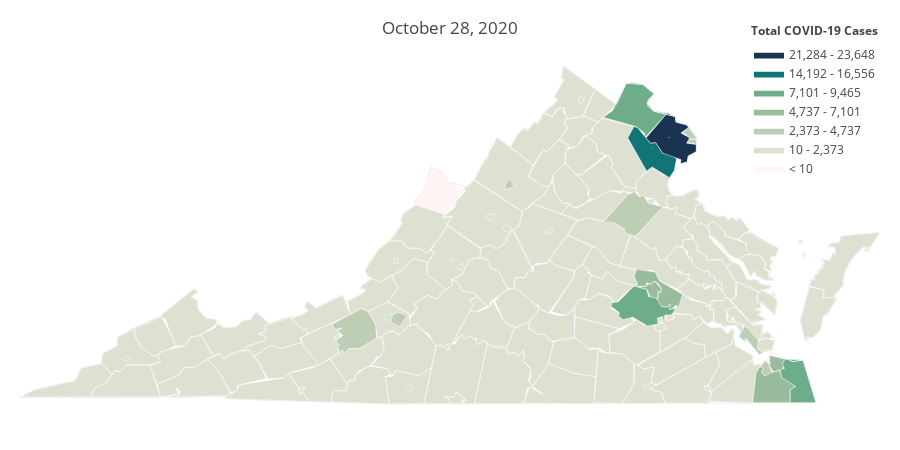

The code cell stored with this chart in its notebook:
### Code cell
values = oct_28['total_cases']
fips = oct_28['fips']

endpts = list(np.mgrid[min(values):max(values):11j])
colorscale = ["#030512","#1d1d3b","#323268","#3d4b94","#3e6ab0", "#4989bc","#60a7c7","#85c5d3","#b7e0e4","#eafcfd"]
fig = ff.create_choropleth(
    fips=fips,
    values=values,
    scope=['Virginia'],
    colorscale=px.colors.sequential.tempo,
    binning_endpoints=endpts,
    show_state_data=True,
    title_text='October 28, 2020',
    title_y=0.95,
    round_legend_values=True,
    legend_title='Total COVID-19 Cases',
    county_outline={'color': 'rgb(255,255,255)', 'width': 0.5},
)
fig.layout.template = None
fig.show()

### Figure 1 — Plotly figure (JSON) as saved in the notebook; plotly's stock layout.template omitted (floating-point values rounded to 4 significant figures; data arrays with more than 128 entries replaced by an {"elided": "..."} marker saying what was removed)
{"data": [{"fill": "toself", "fillcolor": "rgb(254, 245, 244)", "hoverinfo": "none", "line": {"color": "rgb(255,255,255)", "width": 0.5}, "mode": "lines", "name": "< 10", "type": "scatter", "x": [-79.81, -79.73, -79.65, -79.54, -79.48, -79.31, -79.4, -79.41, -79.51, -79.71, -79.8, -79.81, null], "y": [38.31, 38.36, 38.59, 38.55, 38.46, 38.39, 38.29, 38.24, 38.18, 38.22, 38.27, 38.31, null]}, {"fill": "toself", "fillcolor": "rgb(222, 224, 210)", "hoverinfo": "none", "line": {"color": "rgb(255,255,255)", "width": 0.5}, "mode": "lines", "name": "10 - 2,373", "type": "scatter", "x": {"elided": "1563 float values"}, "y": {"elided": "1563 float values"}}, {"fill": "toself", "fillcolor": "rgb(189, 206, 181)", "hoverinfo": "none", "line": {"color": "rgb(255,255,255)", "width": 0.5}, "mode": "lines", "name": "2,373 - 4,737", "type": "scatter", "x": [-77.17, -77.12, -77.03, -77.09, -77.17, null, -80.52, -80.52, -80.52, -80.52, -80.52, null, -80.61, -80.33, -80.26, -80.19, -80.18, -80.35, -80.45, -80.49, -80.52, -80.54, -80.57, -80.54, -80.58, -80.51, -80.57, -80.52, -80.59, -80.61, null, -77.95, -77.71, -77.65, -77.6, -77.57, -77.51, -77.37, -77.64, -77.75, -77.75, -77.84, -77.95, null, -77.14, -77.12, -77.04, -77.04, -77.14, null, -78.92, -78.92, -78.87, -78.83, -78.92, null, -76.63, -76.57, -76.44, -76.44, -76.39, -76.43, -76.56, -76.56, -76.63, null, -76.42, -76.36, -76.29, -76.38, -76.4, -76.39, -76.42, null, -80.04, -80.02, -79.97, -79.88, -79.95, -80.04, null], "y": [38.89, 38.93, 38.84, 38.83, 38.89, null, 37.13, 37.13, 37.13, 37.13, 37.13, null, 37.23, 37.37, 37.34, 37.23, 37.11, 37.02, 37.02, 36.98, 37.01, 36.98, 37.05, 37.05, 37.09, 37.14, 37.17, 37.2, 37.18, 37.23, null, 38.12, 38.36, 38.38, 38.33, 38.35, 38.28, 38.25, 37.99, 38.02, 38.05, 38.11, 38.12, null, 38.81, 38.84, 38.83, 38.79, 38.81, null, 38.4, 38.44, 38.49, 38.42, 38.4, null, 37.13, 37.22, 37.09, 37.02, 36.99, 36.97, 37.11, 37.08, 37.13, null, 36.87, 36.92, 36.8, 36.79, 36.81, 36.85, 36.87, null, 37.25, 37.31, 37.34, 37.3, 37.21, 37.25, null]}, {"fill": "toself", "fillcolor": "rgb(153, 189, 156)", "hoverinfo": "none", "line": {"color": "rgb(255,255,255)", "width": 0.5}, "mode": "lines", "name": "4,737 - 7,101", "type": "scatter", "x": [-77.65, -77.63, -77.45, -77.4, -77.18, -77.22, -77.25, -77.29, -77.31, -77.3, -77.33, -77.38, -77.43, -77.42, -77.39, -77.39, -77.41, -77.45, -77.48, -77.53, -77.53, -77.65, -77.62, -77.65, null, -76.48, -76.46, -76.42, -76.39, -76.4, -76.38, -76.23, -76.2, -76.14, -76.07, -76.12, -76.12, -76.49, -76.48, null, -76.33, -76.33, -76.18, -76.2, -76.29, -76.33, null, -77.6, -77.45, -77.39, -77.39, -77.42, -77.42, -77.49, -77.53, -77.6, null], "y": [37.64, 37.71, 37.68, 37.61, 37.49, 37.39, 37.39, 37.35, 37.37, 37.41, 37.38, 37.38, 37.43, 37.52, 37.51, 37.53, 37.58, 37.6, 37.57, 37.59, 37.56, 37.56, 37.58, 37.64, null, 36.63, 36.81, 36.87, 36.85, 36.81, 36.79, 36.84, 36.77, 36.76, 36.69, 36.67, 36.55, 36.55, 36.63, null, 36.88, 36.96, 36.93, 36.83, 36.82, 36.88, null, 37.54, 37.6, 37.53, 37.51, 37.52, 37.45, 37.46, 37.53, 37.54, null]}, {"fill": "toself", "fillcolor": "rgb(110, 173, 138)", "hoverinfo": "none", "line": {"color": "rgb(255,255,255)", "width": 0.5}, "mode": "lines", "name": "7,101 - 9,465", "type": "scatter", "x": [-77.88, -77.88, -77.81, -77.65, -77.53, -77.51, -77.44, -77.38, -77.33, -77.3, -77.31, -77.24, -77.28, -77.35, -77.36, -77.38, -77.37, -77.43, -77.42, -77.52, -77.67, -77.76, -77.81, -77.8, -77.88, null, -77.96, -77.86, -77.73, -77.68, -77.57, -77.46, -77.53, -77.46, -77.33, -77.55, -77.55, -77.64, -77.96, null, -76.23, -76.18, -76.2, -76.18, -76.0, -75.87, -76.12, -76.12, -76.07, -76.2, -76.23, null], "y": [37.38, 37.42, 37.43, 37.56, 37.53, 37.47, 37.46, 37.38, 37.38, 37.41, 37.36, 37.37, 37.31, 37.31, 37.28, 37.24, 37.3, 37.28, 37.23, 37.22, 37.29, 37.27, 37.3, 37.33, 37.38, null, 39.02, 39.08, 39.31, 39.32, 39.31, 39.23, 39.15, 39.08, 39.06, 38.85, 38.89, 38.94, 39.02, null, 36.84, 36.85, 36.89, 36.93, 36.92, 36.55, 36.55, 36.67, 36.69, 36.77, 36.84, null]}, {"fill": "toself", "fillcolor": "rgb(65, 157, 129)", "hoverinfo": "none", "line": {"color": "rgb(255,255,255)", "width": 0.5}, "mode": "lines", "name": "9,465 - 11,829", "type": "scatter", "x": [], "y": []}, {"fill": "toself", "fillcolor": "rgb(25, 137, 125)", "hoverinfo": "none", "line": {"color": "rgb(255,255,255)", "width": 0.5}, "mode": "lines", "name": "11,829 - 14,192", "type": "scatter", "x": [], "y": []}, {"fill": "toself", "fillcolor": "rgb(18, 116, 117)", "hoverinfo": "none", "line": {"color": "rgb(255,255,255)", "width": 0.5}, "mode": "lines", "name": "14,192 - 16,556", "type": "scatter", "x": [-77.48, -77.48, -77.48, -77.48, -77.48, null, -77.72, -77.66, -77.62, -77.49, -77.44, -77.37, -77.3, -77.23, -77.26, -77.31, -77.48, -77.53, -77.72, null], "y": [38.76, 38.75, 38.75, 38.75, 38.76, null, 38.84, 38.94, 38.93, 38.8, 38.8, 38.71, 38.71, 38.66, 38.56, 38.5, 38.59, 38.56, 38.84, null]}, {"fill": "toself", "fillcolor": "rgb(25, 94, 106)", "hoverinfo": "none", "line": {"color": "rgb(255,255,255)", "width": 0.5}, "mode": "lines", "name": "16,556 - 18,920", "type": "scatter", "x": [], "y": []}, {"fill": "toself", "fillcolor": "rgb(28, 72, 93)", "hoverinfo": "none", "line": {"color": "rgb(255,255,255)", "width": 0.5}, "mode": "lines", "name": "18,920 - 21,284", "type": "scatter", "x": [], "y": []}, {"fill": "toself", "fillcolor": "rgb(25, 51, 80)", "hoverinfo": "none", "line": {"color": "rgb(255,255,255)", "width": 0.5}, "mode": "lines", "name": "21,284 - 23,648", "type": "scatter", "x": [-77.32, -77.31, -77.31, -77.31, -77.32, -77.32, null, -77.54, -77.33, -77.25, -77.23, -77.14, -77.12, -77.19, -77.11, -77.14, -77.04, -77.04, -77.12, -77.13, -77.2, -77.2, -77.37, -77.44, -77.49, -77.54, null], "y": [38.85, 38.85, 38.85, 38.84, 38.85, 38.85, null, 38.84, 39.06, 39.02, 38.98, 38.96, 38.93, 38.89, 38.84, 38.8, 38.79, 38.73, 38.69, 38.64, 38.62, 38.66, 38.71, 38.8, 38.8, 38.84, null]}, {"fill": "toself", "fillcolor": "rgb(20, 29, 67)", "hoverinfo": "none", "line": {"color": "rgb(255,255,255)", "width": 0.5}, "mode": "lines", "name": "> 23,648", "type": "scatter", "x": [], "y": []}, {"hoverinfo": "text", "legendgroup": "centroids", "marker": {"color": "white", "opacity": 0}, "mode": "markers", "name": "US Counties", "selected": {"marker": {"color": "white", "opacity": 1, "size": 3}}, "showlegend": false, "text": {"elided": "149 str values"}, "type": "scatter", "unselected": {"marker": {"opacity": 0}}, "x": [[-76.3], [-76.36], [-82.13], [-82.16], [-77.48], [-77.48], [-77.3], [-77.22], [-80.52], [-80.39], [-76.42], [-76.57], [-80.93], [-81.23], [-77.31], [-77.28], [-75.74], [-75.85], [-75.86], [-75.89], [-75.9], [-75.63], [-75.99], [-76.0], [-76.02], -78.56, -80.01, -77.98, -79.15, -78.81, -77.1, -79.13, -79.74, -79.52, -81.13, -79.81, -77.86, -82.04, -78.53, -79.1, -77.35, -80.73, -77.06, -78.66, -77.59, -78.0, -80.21, -77.96, -78.24, -82.35, -77.63, -76.95, -77.81, -80.36, -78.28, -79.88, -78.26, -80.7, -76.54, -77.92, -78.47, -77.56, -78.94, -77.49, -77.41, -79.87, -79.57, -76.73, -76.78, -76.9, -77.16, -77.09, -76.46, -83.13, -77.64, -77.96, -78.24, -78.28, -76.34, -78.36, -78.89, -77.0, -75.88, -76.42, -78.05, -78.01, -78.48, -80.28, -79.4, -77.92, -78.44, -80.71, -78.16, -76.73, -80.07, -79.45, -78.88, -82.1, -82.6, -78.57, -81.54, -77.11, -77.66, -77.46, -76.9, -77.26, -81.56, -78.21, -81.96, -76.8, -82.62, -81.08, -76.56, -77.09, -79.36, -78.49, -76.3, -77.4, -79.99, -79.41, -77.54, -77.3, -77.18, -76.94, -77.49, -80.92, -78.87, -77.3, -79.44, -79.19, -77.48, -77.44, -79.86, -76.52, -76.26, -82.63, -77.39, -76.36, -76.35, -80.56, -77.48, -79.96, -80.06, -79.06, -76.64, -76.04, -78.9, -76.71, -78.17], "y": [[36.98], [37.06], [36.65], [36.62], [38.75], [38.7], [37.31], [37.19], [37.13], [37.17], [37.6], [37.63], [36.67], [36.66], [38.85], [38.84], [37.8], [37.7], [37.69], [37.8], [37.9], [37.76], [37.83], [37.87], [37.94], 38.02, 37.79, 37.34, 37.6, 37.37, 38.88, 38.16, 38.06, 37.32, 37.13, 37.56, 36.76, 37.27, 37.57, 37.21, 38.03, 36.73, 37.36, 37.01, 37.38, 39.11, 37.48, 38.49, 37.51, 37.13, 37.08, 37.94, 38.74, 36.93, 37.84, 36.99, 39.2, 37.31, 37.42, 37.72, 38.3, 36.68, 36.77, 37.76, 37.54, 36.68, 38.36, 36.89, 37.33, 37.72, 38.27, 37.71, 37.73, 36.71, 39.09, 37.98, 36.95, 38.41, 37.44, 36.68, 37.79, 37.51, 37.34, 37.89, 37.14, 38.25, 38.62, 36.68, 36.82, 37.55, 37.22, 37.06, 38.68, 37.94, 37.27, 37.81, 38.51, 36.93, 36.71, 38.86, 36.84, 36.72, 38.19, 38.42, 37.11, 36.92, 37.12, 38.91, 36.72, 38.11, 36.98, 36.92, 37.24, 38.82, 37.73, 38.04, 36.68, 37.27, 37.78, 36.58, 36.7, 38.85, 38.88, 36.68, 38.3, 36.67, 38.44, 37.29, 37.78, 37.4, 38.75, 38.77, 36.68, 37.11, 36.89, 36.93, 37.2, 37.13, 36.85, 37.12, 37.53, 37.28, 37.29, 38.16, 36.7, 36.73, 38.07, 37.27, 39.17]}, {"hoverinfo": "text", "legendgroup": "States", "line": {"color": "rgb(240, 240, 240)", "width": 1}, "mode": "lines", "showlegend": false, "type": "scatter", "x": {"elided": "272 float values"}, "y": {"elided": "272 float values"}}], "layout": {"annotations": [{"showarrow": false, "text": "<b>Total COVID-19 Cases</b>", "x": 1, "xanchor": "right", "xref": "paper", "y": 1.05, "yref": "paper"}], "dragmode": "select", "height": 450, "hovermode": "closest", "legend": {"traceorder": "reversed", "x": 1, "xanchor": "right", "y": 1, "yanchor": "top"}, "margin": {"b": 20, "l": 20, "r": 20, "t": 40}, "title": {"text": "October 28, 2020", "y": 0.95}, "width": 900, "xaxis": {"autorange": false, "fixedrange": true, "range": [-83.68, -75.24], "showgrid": false, "showticklabels": false, "zeroline": false}, "yaxis": {"autorange": false, "fixedrange": true, "range": [36.32, 39.69], "showgrid": false, "showticklabels": false, "zeroline": false}}}
